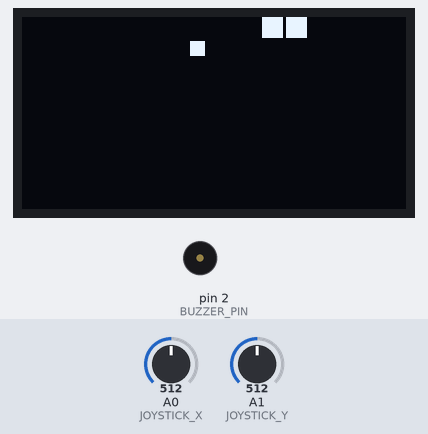
This sketch was run on a simulated Arduino Uno, built with avr-gcc and run on an emulated ATmega328P. Parts: 128×64 one-colour display, buzzer (waves = sounding, pin HIGH). Inputs (shaded band) come from the test bench; at power-on: A1 (JOYSTICK_Y) = 512, A0 (JOYSTICK_X) = 512. Random numbers use the default seed unless the sketch sets one.

Above: at 1.28 s.
1.3 s: A1 (JOYSTICK_Y) set to 860
At 1.38 s:
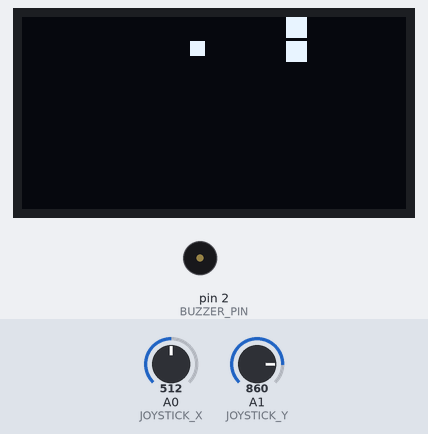
3.1 s: A0 (JOYSTICK_X) set to 860
At 3.2 s:
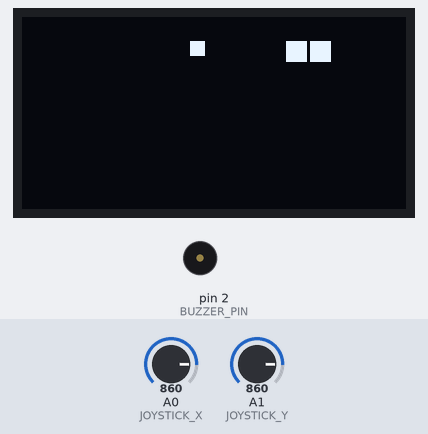
4.6 s: A0 (JOYSTICK_X) set to 840
At 4.71 s:
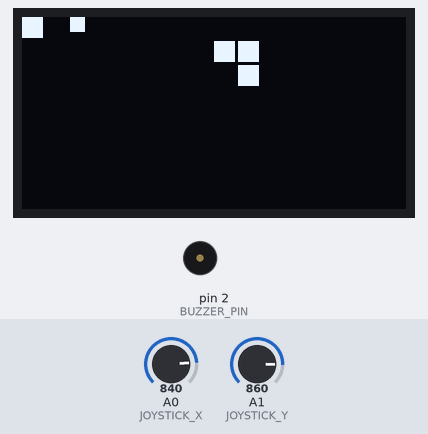
6.1 s: A0 (JOYSTICK_X) set to 900
At 6.2 s:
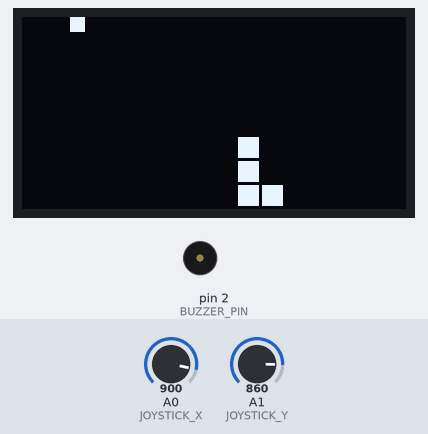
Timing chart, 0 to 8.6 s (numbered marks = the images above; inputs shaded):
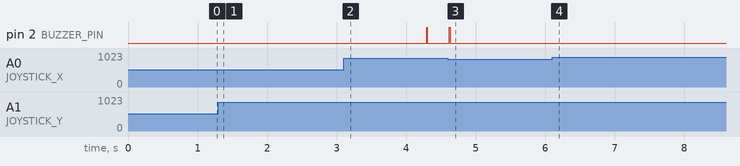

The sketch:

Oled_Snake_Game1.0.ino
```cpp
#include<SPI.h>
#include <Wire.h>
#include <Adafruit_SH110X.h>
#include <Adafruit_GFX.h>

Adafruit_SH1106G display = Adafruit_SH1106G(128, 64, &Wire, -1);

#define JOYSTICK_X A0
#define JOYSTICK_Y A1
#define BUZZER_PIN 2

#define SNAKE_MAX_LENGTH 16
int snake_x[16];
int snake_y[16];
int snake_length = 2;
int score = 0;
int snake_dir = 0;  // 0 = right, 1 = up, 2 = left, 3 = down
int food_x;
int food_y;
int i=0;

void setup() {
  display.begin(0x3c);
  display.clearDisplay();
  display.display();

  pinMode(BUZZER_PIN, OUTPUT);

  //randomSeed(analogRead(0));
  food_x = random(0, display.width() / 8);
  food_y = random(0, display.height() / 8);

  snake_x[0] = 0;
  snake_y[0] = 0;
  snake_x[1] = 1;
  snake_y[1] = 0;

  drawSnake();
  drawFood();
}

void loop() {
  delay(80);

  //Joystick Control
  int xVal = analogRead(JOYSTICK_X);
  int yVal = analogRead(JOYSTICK_Y);

  if (xVal > 850 && snake_dir != 2) {  // Right
    snake_dir = 0;
  } else if (xVal < 150 && snake_dir != 0) {  // Left
    snake_dir = 2;
  } else if (yVal > 850 && snake_dir != 1) {  // Down
    snake_dir = 3;
  } else if (yVal < 150 && snake_dir != 3) {  // UP
    snake_dir = 1;
  }
  for (int i =snake_length - 1;i>0; i--) {
    snake_x[i] = snake_x[i-1];
    snake_y[i] = snake_y[i-1];
  }

  switch (snake_dir) {
    case 0:
      snake_x[0]++;
      break;
    case 1:
      snake_y[0]--;
      break;
    case 2:
      snake_x[0]--;
      break;
    case 3:
      snake_y[0]++;
      break;
  }

  if (snake_x[0] < 0) {
    snake_x[0] = display.width() / 8 - 1;
  }
  else if (snake_x[0] >= display.width() / 8) {
    snake_x[0] = 0;
  }

  if (snake_y[0] < 0) {
    snake_y[0] = display.height() / 8 - 1;
  }
  else if (snake_y[0] >= display.height() / 8) {
    snake_y[0] = 0;
  }

  //Eat Apple
  if (snake_x[0] == food_x && snake_y[0] == food_y) {
    if ( snake_length < 16) {
      snake_length++;
    }
    i++;
    if(i!=5){
     score = score + 1;
    }
    if(i==5){
      score=score+5;
      i=0;
    }
    digitalWrite(BUZZER_PIN, HIGH);
    delay(10);
    digitalWrite(BUZZER_PIN, LOW);

    food_x = random(0, display.width() / 8);
    food_y = random(0, display.height() / 8);
  }

  for (int i = 1; i < snake_length; i++) {
    if (snake_x[0] == snake_x[i] && snake_y[0] == snake_y[i]) {
      gameOver();
      Reset();
    }
  }

  display.clearDisplay();
  drawSnake();
  if(i!=5){
    drawFood();
  }
  if(i==4){
    DrawFood();
  }
  display.display();
}

void drawSnake() {

  for (int i = 0; i < snake_length; i++) {
    display.fillRect(snake_x[i] * 8, snake_y[i] * 8, 7, 7, SH110X_WHITE);
  }
}

void drawFood() {
  display.fillRect(food_x * 8, food_y * 8, 5, 5, SH110X_WHITE);
}

void DrawFood() {
  display.fillRect(food_x * 8, food_y * 8, 8, 8, SH110X_WHITE);
}

void gameOver() {
  display.clearDisplay();
  display.setTextSize(2);
  display.setTextColor(SH110X_WHITE);
  display.setCursor(5, 20);
  display.println("Game Over!");
  display.setCursor(15, 40);
  display.print("Score: ");
  display.println(score);
  display.display();
  delay(3000);
}

void Reset() {
  score = 0;
  food_x = random(0, display.width() / 8);
  food_y = random(0, display.height() / 8);
  snake_length = 2;
  snake_dir = 0;  // 0 = right, 1 = up, 2 = left, 3 = down
  snake_x[0] = 0;
  snake_y[0] = 0;
  snake_x[1] = 1;
  snake_y[1] = 0;
}
```

Measured:
- after the input at 3.1 s, pin 2 (BUZZER_PIN): LOW → HIGH after 1.2 s, → LOW 0.01 s later
- after the input at 4.6 s, pin 2 (BUZZER_PIN): LOW → HIGH at once, → LOW 0.01 s later
